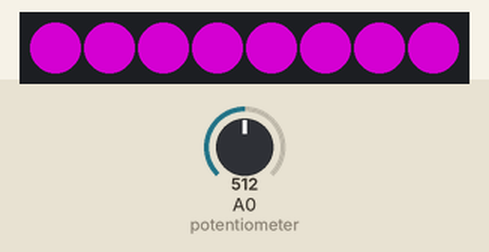
Simulated run of this sketch. Board: Arduino Uno, built with avr-gcc and run on an emulated ATmega328P. On the bench: 8 RGB LEDs in strip order, left to right. The inputs (shaded band) are chosen by the test bench; at power-on: A0 (potentiometer) = 512. Dim RGB values are drawn brighter than linear.

Above: at 1.2 s.
1.3 s: A0 (potentiometer) set to 716
At 1.8 s:
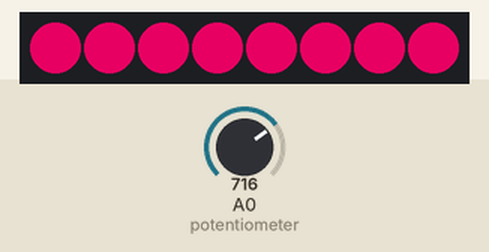
2.8 s: A0 (potentiometer) set to 306
At 4.0 s:
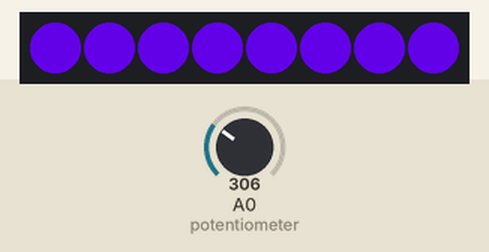
4.3 s: A0 (potentiometer) set to 122
At 5.3 s:
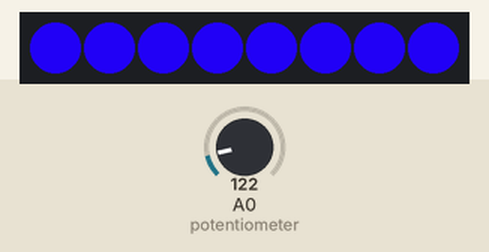
Timing chart, 0 to 7.3 s (numbered marks = the images above; inputs shaded):
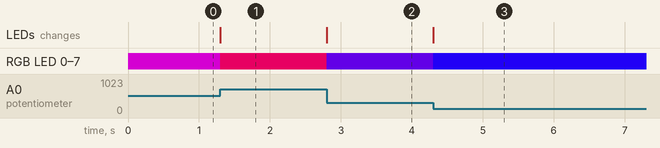

The sketch:

RedToBlueFade.ino
```cpp
#include <Adafruit_NeoPixel.h>

const int neoPixelPin = 4;  // control pin
const int pixelCount = 8;    // number of pixels

// set up strip:
Adafruit_NeoPixel strip = Adafruit_NeoPixel(pixelCount, neoPixelPin, NEO_GRBW + NEO_KHZ800);

void setup() {
  strip.begin();    // initialize pixel strip
  strip.clear();    // turn all LEDs off
  strip.show();     // refresh strip
}

void loop() {
  // loop over all the pixels:
  int knob = analogRead(A0);  // read the potentiometer
  int red = knob / 4;         // red = the position of the potentiometer
  int blue = 255 - (knob / 4);// blue = the inverse of the position of the potentiometer
  int green = 0;              // white and green are zero
  int white = 0;
  // set the color on the strip:
  for (int pixel = 0; pixel < pixelCount; pixel++) {
    strip.setPixelColor(pixel, red, green, blue, white); // set the color for this pixel
  }
  strip.show();    // refresh the strip
}
```

Measured:
- after the input at 1.3 s, RGB LED 0–7: RGB(128, 0, 127) → RGB(179, 0, 76) at once; the LEDs: change at once (image 1)
- after the input at 2.8 s, RGB LED 0–7: RGB(179, 0, 76) → RGB(76, 0, 179) at once; the LEDs: change at once (image 2)
- after the input at 4.3 s, RGB LED 0–7: RGB(76, 0, 179) → RGB(30, 0, 225) at once; the LEDs: change at once (image 3)
